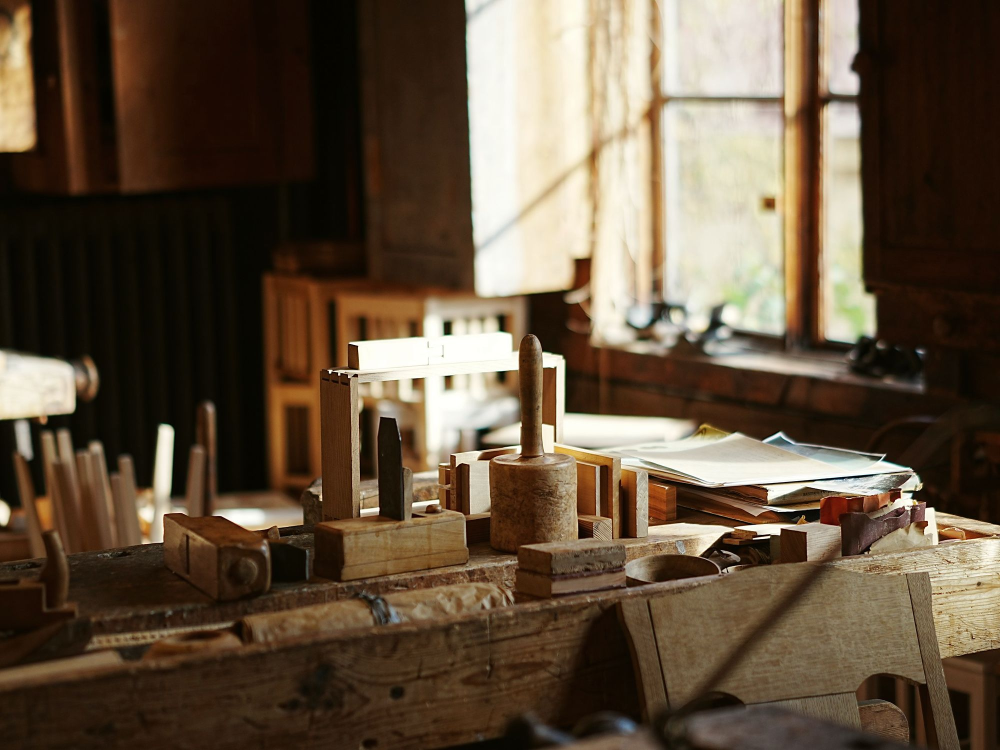
#> input picture assets/m/foto/foto_046.jpg, 2000 x 1500 px, found by its file name (shown at 1/2 size)
$ python portre_kompozit.py
#> lines starting #> are read from the running program, lines starting #| are printed output that depends on the picture
import numpy as np, cv2
from PIL import Image, ImageFilter, ImageEnhance
from grade import grade
W,H=1600,2000
bg=Image.open('/home/claude/zenit2/assets/m/foto/foto_046.jpg').convert('RGB')
#> bg is the input picture: PIL image 2000x1500 RGB; mean R, G, B 98.3, 81.6, 62.9
s=H/bg.height*1.12; bg=bg.resize((int(bg.width*s),int(bg.height*s)),Image.LANCZOS)
#> after `s = H / bg.height * 1.12`: s = 1.49
ox=int((bg.width-W)*0.75); oy=int((bg.height-H)*0.35)
#> after `ox = int((bg.width - W) * 0.75)`: ox = 1039
#> after `oy = int((bg.height - H) * 0.35)`: oy = 84
bg=bg.crop((ox,oy,ox+W,oy+H)).filter(ImageFilter.GaussianBlur(2.2)); bg=ImageEnhance.Brightness(bg).enhance(1.1); bg=ImageEnhance.Color(bg).enhance(0.9)
#> after `bg = bg.crop((ox, oy, ox + W, oy + H)).filter(ImageFilter.GaussianBlur`:
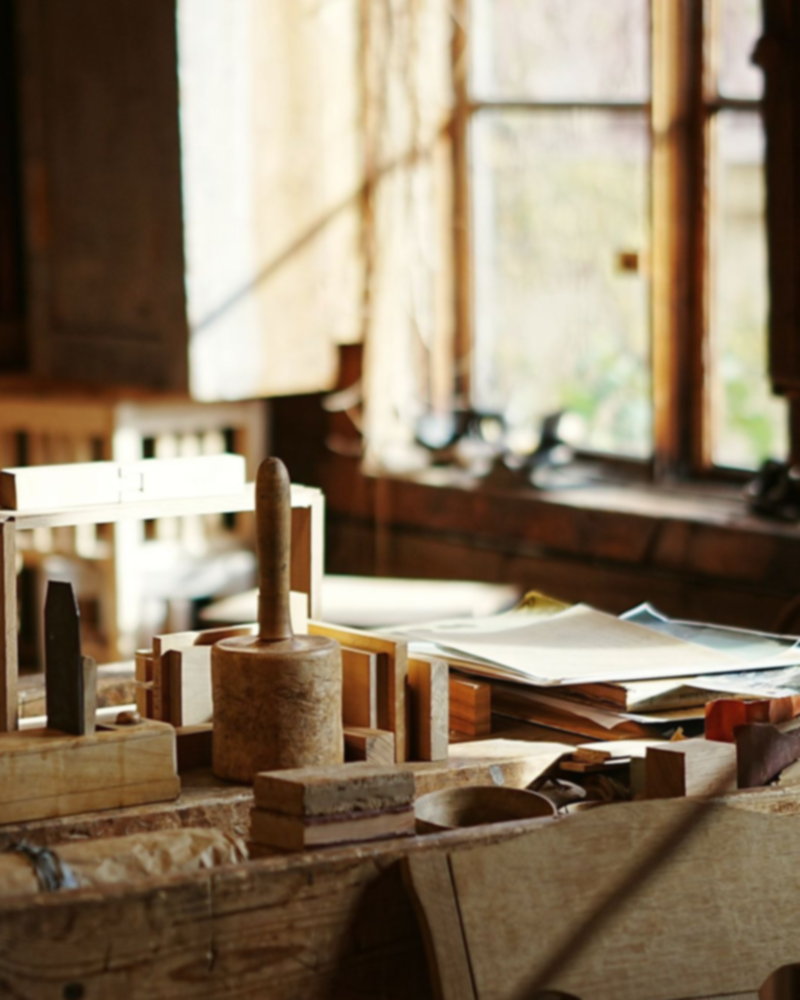
#> bg: PIL image 1600x2000 RGB (shown at 1/2 size); mean R, G, B 140.1, 122.7, 100.4
#> after `bg = ImageEnhance.Brightness(bg).enhance(1.1)`:
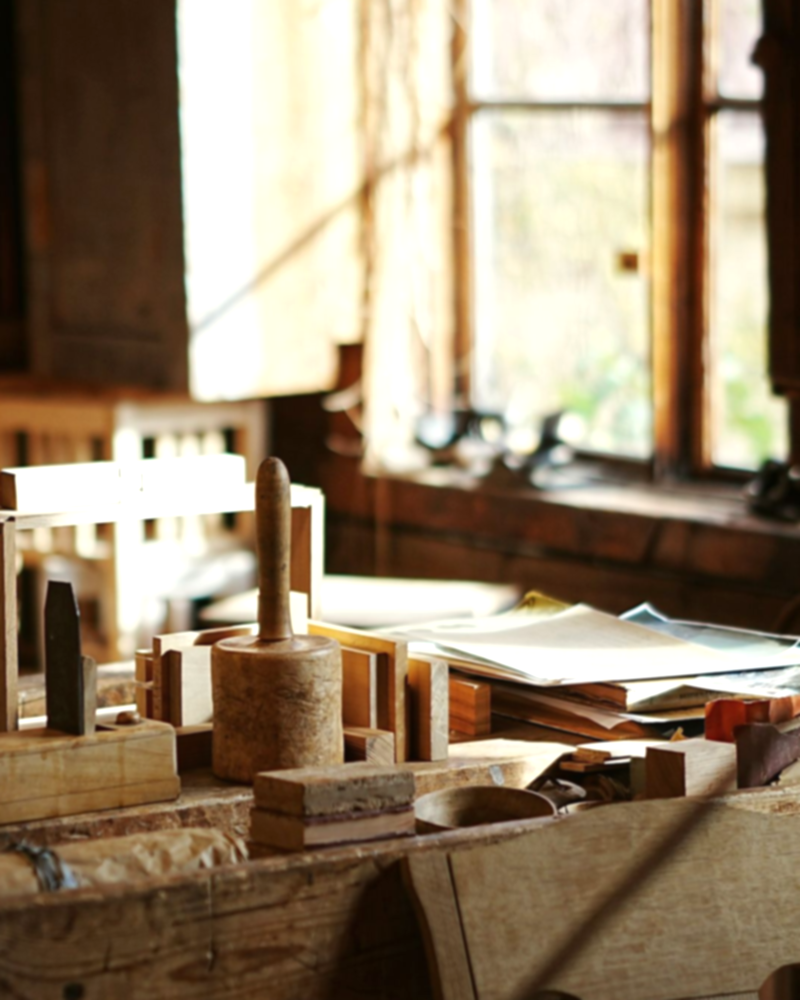
#> bg: PIL image 1600x2000 RGB (shown at 1/2 size); mean R, G, B 151.2, 132.9, 109.4
B=np.asarray(bg).astype(np.float32)/255
#> (the run stopped early here; a loop or call above may not have finished)

$ run again, with assets/m/foto/foto_002.jpg copied over assets/m/foto/foto_046.jpg
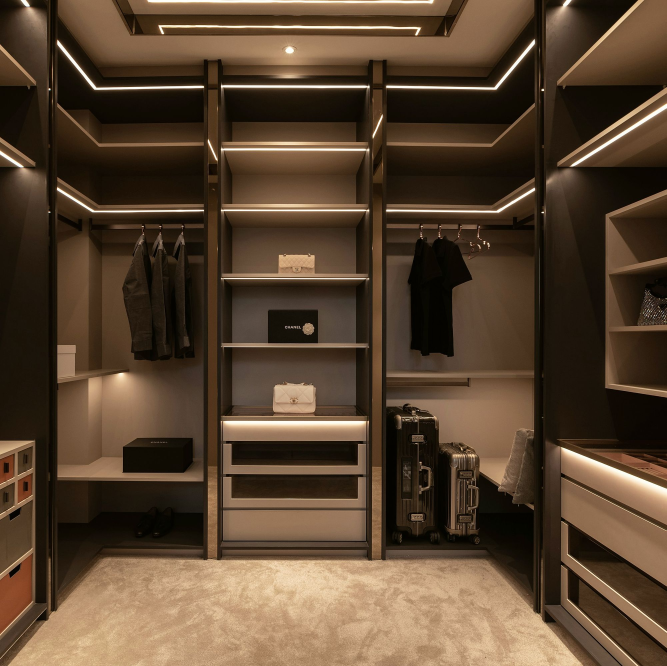
#> input picture assets/m/foto/foto_002.jpg, 2000 x 1998 px, found by its file name (shown at 1/3 size)
#> bg is the input picture: PIL image 2000x1998 RGB; mean R, G, B 88.5, 68, 48.3
#> `bg = bg.crop((ox, oy, ox + W, oy + H)).filter(ImageFilter.GaussianBlur`:
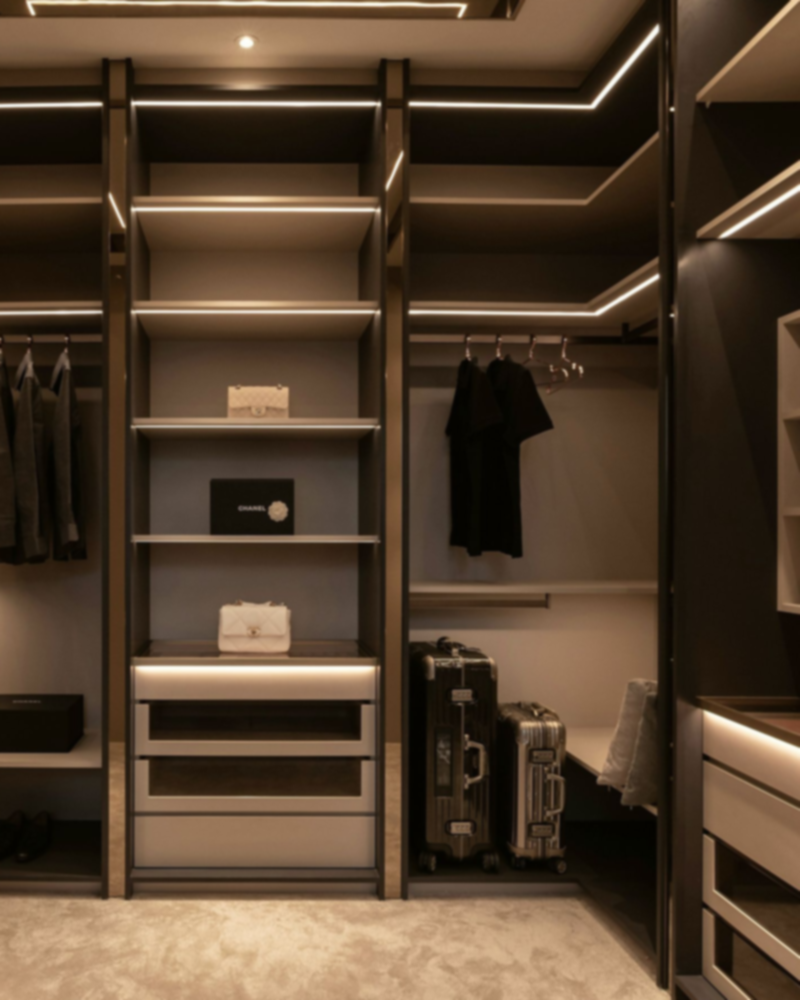
#> bg: PIL image 1600x2000 RGB (shown at 1/2 size); mean R, G, B 83.4, 64.3, 45.9
#> `bg = ImageEnhance.Brightness(bg).enhance(1.1)`:
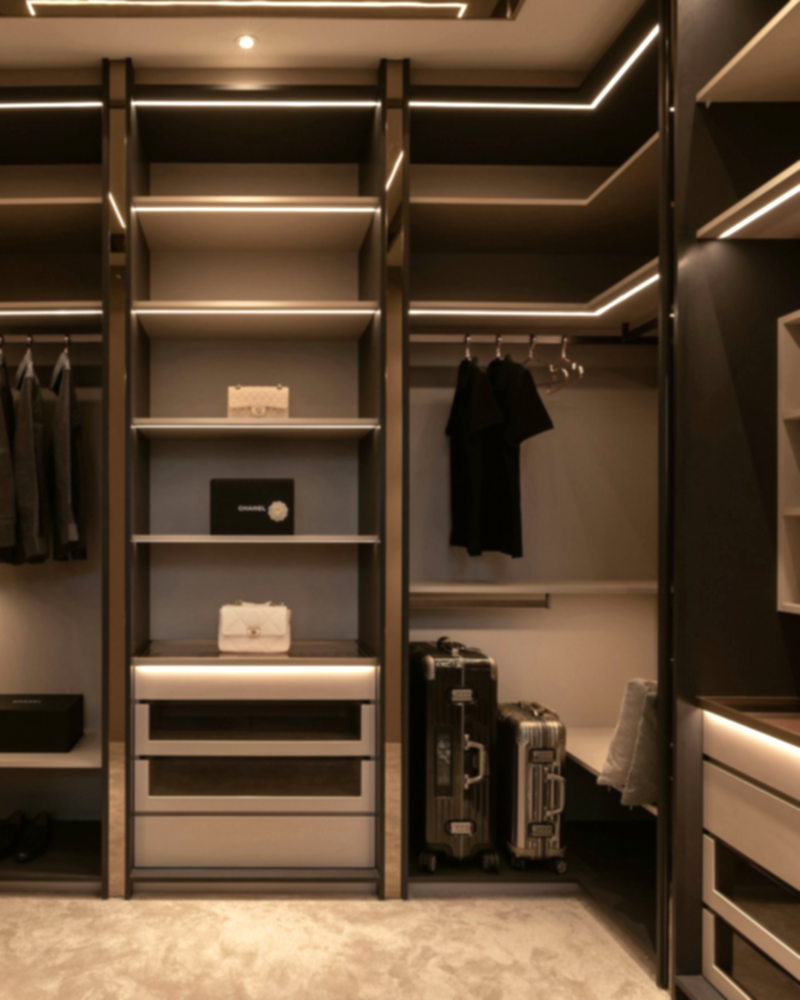
#> bg: PIL image 1600x2000 RGB (shown at 1/2 size); mean R, G, B 91.1, 70.2, 50

$ run again, with assets/m/foto/foto_003.jpg copied over assets/m/foto/foto_046.jpg
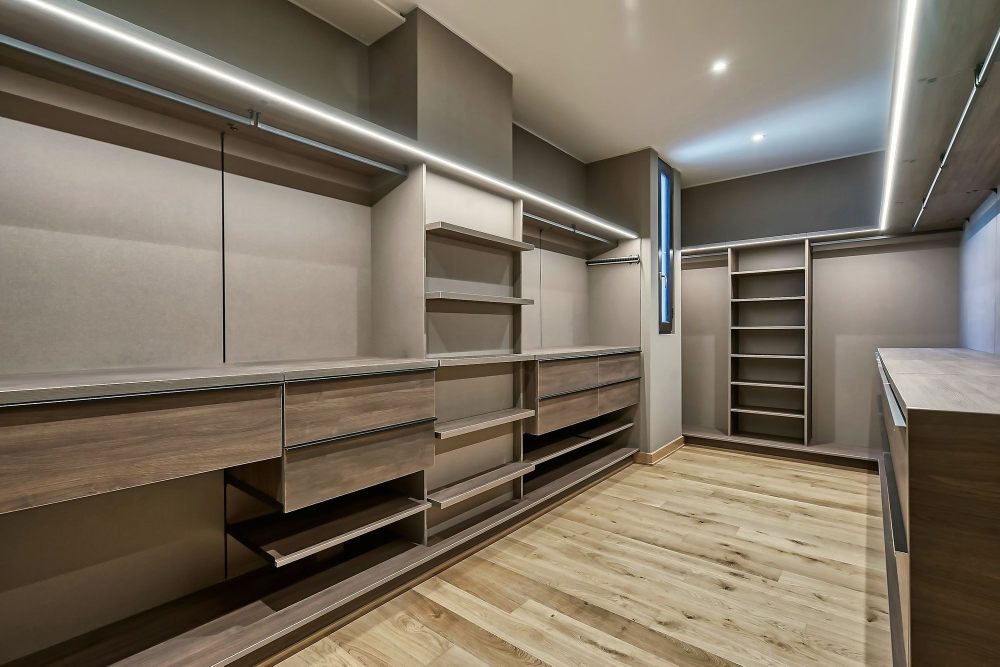
#> input picture assets/m/foto/foto_003.jpg, 2000 x 1333 px, found by its file name (shown at 1/2 size)
#> bg is the input picture: PIL image 2000x1333 RGB; mean R, G, B 123.7, 112.9, 97.5
#> `bg = bg.crop((ox, oy, ox + W, oy + H)).filter(ImageFilter.GaussianBlur`:
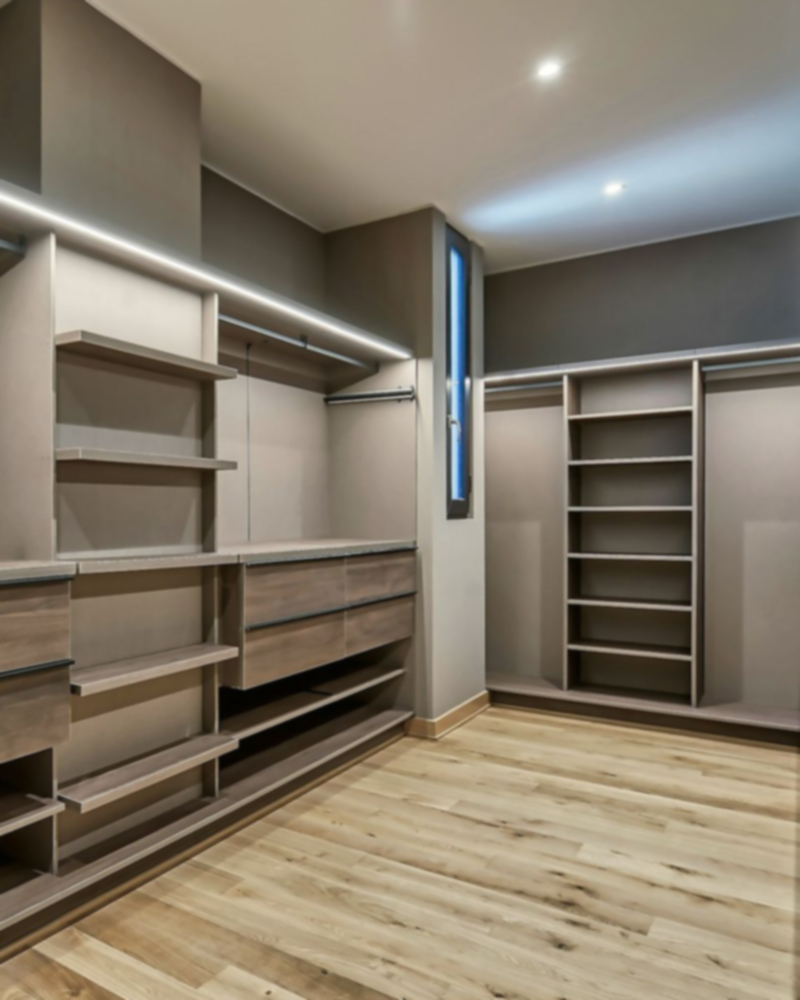
#> bg: PIL image 1600x2000 RGB (shown at 1/2 size); mean R, G, B 133.5, 122.9, 106.6

$ run again, with assets/m/foto/foto_009.jpg copied over assets/m/foto/foto_046.jpg
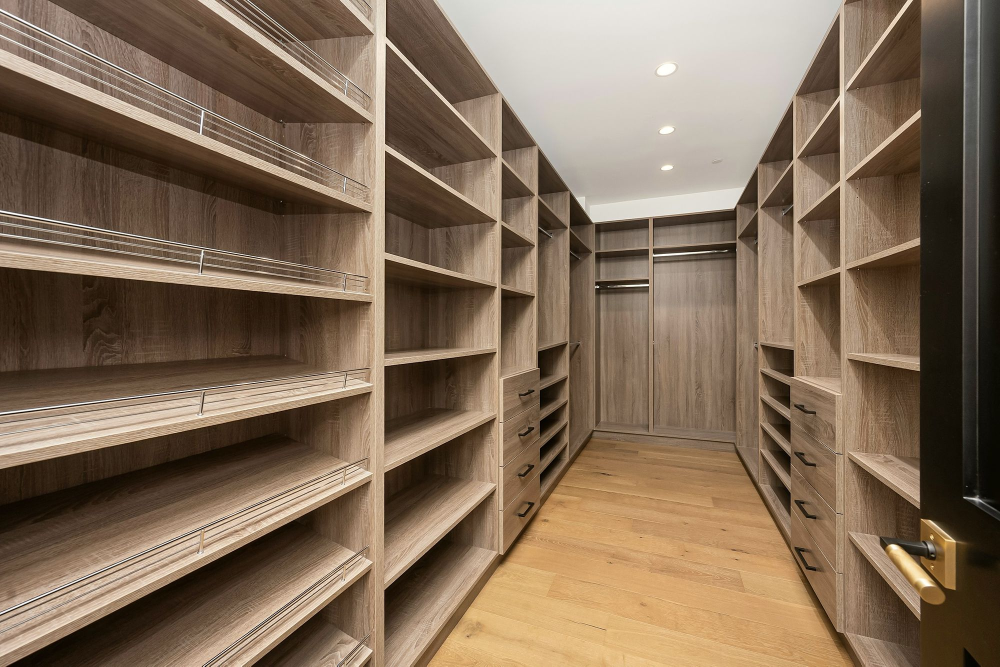
#> input picture assets/m/foto/foto_009.jpg, 2000 x 1333 px, found by its file name (shown at 1/2 size)
#> bg is the input picture: PIL image 2000x1333 RGB; mean R, G, B 130, 108.9, 87.8
#> `bg = bg.crop((ox, oy, ox + W, oy + H)).filter(ImageFilter.GaussianBlur`:
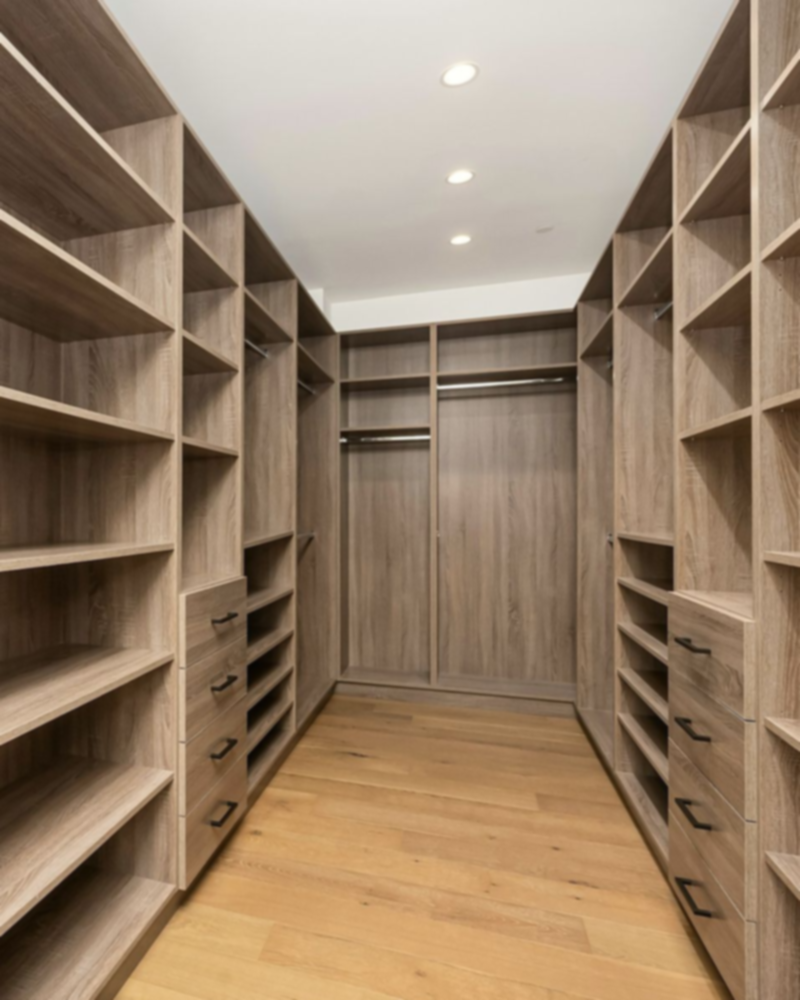
#> bg: PIL image 1600x2000 RGB (shown at 1/2 size); mean R, G, B 150.3, 127.6, 104.4
#> `bg = ImageEnhance.Brightness(bg).enhance(1.1)`:
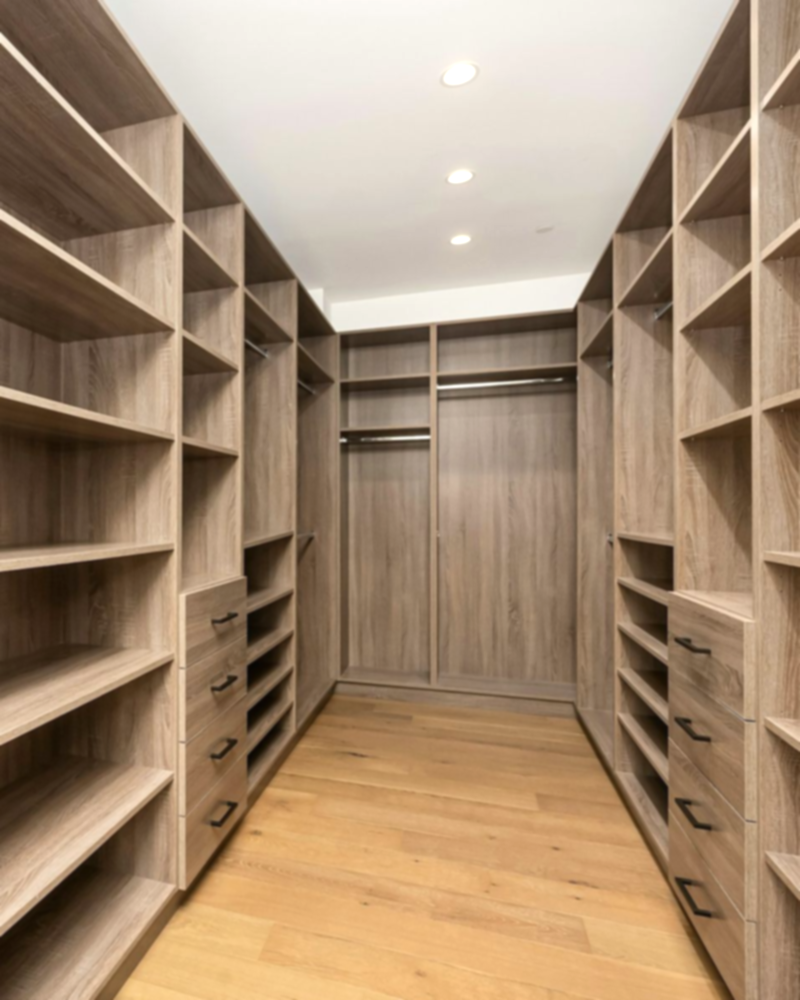
#> bg: PIL image 1600x2000 RGB (shown at 1/2 size); mean R, G, B 164.8, 139.9, 114.3
